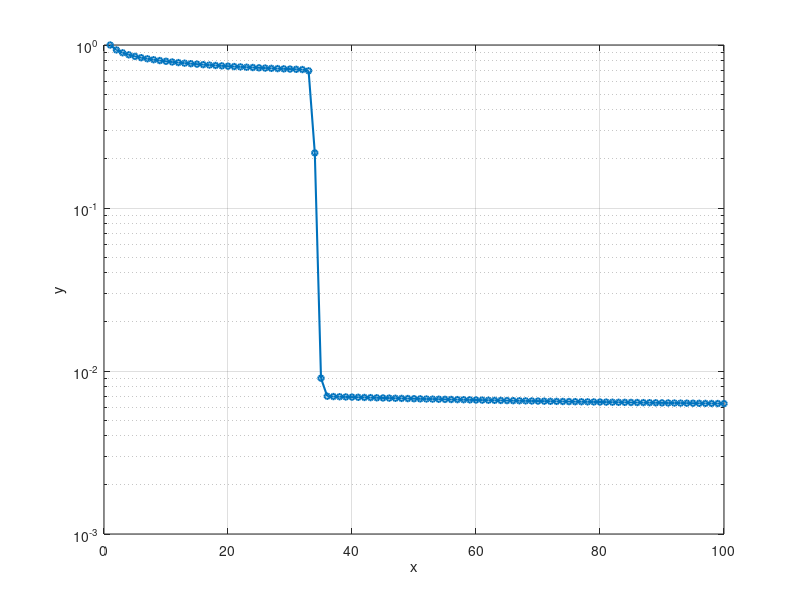

Write MATLAB code to recreate this figure. (Note: this script raises an error after producing the figure.)
% 参数
N = 100;                 % 横坐标 1..100
x = 1:N;

alpha = 0.1;            % 缓慢衰减的强度（越小越慢）
env = x.^(-alpha);       % 整体的慢衰减包络

x0 = N/3 + 0.5;          % 突降中心位置（约在前三分之一处）
k  = 5;                  % 突降的“陡峭度”（越大越陡，2~3 个点完成）
drop_factor = 1e-2;      % 突降后的相对幅度（2 个数量级 = 1e-2）

% 使用逻辑函数做一个“快速门”，在 x0 附近把幅度从 1 拉到 1e-2
step = drop_factor + (1 - drop_factor) ./ (1 + exp(k * (x - x0)));

% 目标曲线：先慢衰减 * 突降门 * 后续仍慢衰减（由同一 env 控制）
y = env .* step;

% % 作图（线性坐标）
% figure; 
% plot(x, y, '-o', 'LineWidth', 1.5, 'MarkerSize', 4); grid on;
% xlabel('x'); ylabel('y');
% title('慢衰减 → 2个数量级突降 → 慢衰减');
% xline(x0, '--', '突降中心');

% 如果想更直观看到“两个数量级”的变化，也可以用半对数坐标：
figure;
semilogy(x, y, '-o', 'LineWidth', 1.5, 'MarkerSize', 4); grid on;
xlabel('x'); ylabel('y');
xline(x0+5, '--', 'k','LabelVerticalAlignment','middle','LabelOrientation','horizontal','LabelHorizontalAlignment','center','FontSize',15);
xline(floor(x0/2),'--','\rho','LabelVerticalAlignment','middle','LabelOrientation','horizontal','LabelHorizontalAlignment','center','FontSize',15);
xline(floor(x0/2)+5,'--','s','LabelVerticalAlignment','middle','LabelOrientation','horizontal','LabelHorizontalAlignment','center','FontSize',15);
xline(x0+10,'--','l','LabelVerticalAlignment','middle','LabelOrientation','horizontal','LabelHorizontalAlignment','center','FontSize',15);
figure;
set(gcf, 'Renderer', 'opengl');        % 透明叠加更稳妥
ax = axes; hold(ax, 'on'); grid(ax, 'on'); box(ax, 'on');
yscale(ax, "log");

% 主曲线（不进图例）
hLine = semilogy(ax, x, y, '-o', 'LineWidth', 1.6, 'MarkerSize', 4, ...
    'HandleVisibility','off');

% 两条竖线（不进图例）
x1 = floor(x0/2)-5;
x2 = x0+10;
xs = sort([x1 x2]); x1 = xs(1); x2 = xs(2);
% xline(ax, x1, '--k', 'LineWidth', 1.2, 'HandleVisibility','off');
% xline(ax, x2, '--k', 'LineWidth', 1.2, 'HandleVisibility','off');

% 当前坐标范围（先画完曲线/竖线再取）
xl = xlim(ax);
yl = ylim(ax);           % 注意：对数轴下，yl 是正数
L = xl(1);  R = xl(2);

% 颜色与透明度（可改）
c1 = [0.20 0.60 0.95];  a1 = 0.30;   % 区域 Y（x <= x1）
c2 = [0.95 0.60 0.20];  a2 = 0.30;   % 区域 Z（x <= x2）

% 两块“左侧到竖线”的半透明矩形（允许重叠；不进图例）
p1 = patch(ax, [L+0.5 x1 x1 L+0.5], [yl(1)+0.0002 yl(1)+0.0002 yl(2)-0.01 yl(2)-0.01], c1, ...
    'FaceAlpha', a1, 'EdgeColor', 'blue', 'Clipping','on', 'HandleVisibility','off');
p2 = patch(ax, [L x2 x2 L], [yl(1) yl(1) yl(2) yl(2)], c2, ...
    'FaceAlpha', a2, 'EdgeColor', 'red', 'Clipping','on', 'HandleVisibility','off');

% 文本位置：横向=各自区域的中点；纵向=对数轴“几何中值”
xY = mean([L, x1]);
xZ = mean([L, x2]);
yC = sqrt(yl(1) * yl(2));   % 对数轴视觉正中

% 在区域中心写 Y / Z，文字颜色与区域颜色一致（不进图例）
tY = text(ax, xY, yC, 'Y', 'HorizontalAlignment','center', ...
    'VerticalAlignment','middle', 'FontSize', 14, 'FontWeight','bold', ...
    'Color', c1, 'BackgroundColor', 'none', 'Clipping','on', 'HandleVisibility','off');
tZ = text(ax, xZ, yC, 'Z', 'HorizontalAlignment','center', ...
    'VerticalAlignment','middle', 'FontSize', 14, 'FontWeight','bold', ...
    'Color', c2, 'BackgroundColor', 'none', 'Clipping','on', 'HandleVisibility','off');

% 把主曲线和文字放最上层
uistack([hLine tY tZ], 'top');

xlabel(ax, 'x'); ylabel(ax, 'y');

% ===== 图例：只显示两块区域的含义（用“代理”句柄，方块色块） =====
hLegY = plot(ax, NaN, NaN, 's', 'MarkerFaceColor', c1, 'MarkerEdgeColor', c1, ...
    'MarkerSize', 10, 'LineStyle', 'none', 'DisplayName', ' Y');
hLegZ = plot(ax, NaN, NaN, 's', 'MarkerFaceColor', c2, 'MarkerEdgeColor', c2, ...
    'MarkerSize', 10, 'LineStyle', 'none', 'DisplayName', 'Z');
legend(ax, [hLegY hLegZ], 'Location', 'best', 'AutoUpdate','off');

